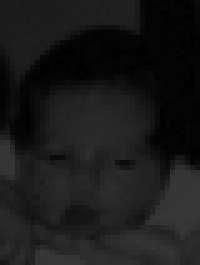
//> input picture default.png, 40 x 53 px (shown 5 times larger)
$ ./main   (built with g++ and OpenCV 4)
//> lines starting //> are read from the running program, lines starting //| are printed output that depends on the picture
#include <highgui.h>
#include "opencv2/imgproc/imgproc.hpp"

using namespace cv;

int main(int argc, char** argv){
	Mat img;
	if(argc == 2)
		img = imread(argv[1]);
	else
		img = imread("../default.png");
//> img is the input picture: 53 rows x 40 cols, CV_8UC3; min 0, max 55, mean 25.4
	cvtColor(img, img, COLOR_BGR2GRAY);
//> img: 53 rows x 40 cols, CV_8UC1
	Mat filter = (Mat_<double>(5, 5) << 0.014419, 0.028084, 0.035073, 0.028084, 0.014419, 0.028084, 0.054700, 0.068312, 0.054700, 0.028084, 0.035073, 0.068312, 0.085312, 0.068312, 0.035073, 0.028084, 0.054700, 0.068312, 0.054700, 0.028084, 0.014419, 0.028084, 0.035073, 0.028084, 0.014419);
	filter2D(img, img, CV_8UC1, filter);
	vector<Point2f> points;
	//antes era 35 32; 27 5; 2 35; 1 28; 8 50; 4 29; 30 44; 28 45; 33 31; 24 32; 3 14; 38 32; 9 29; 19 47; 16 48; 17 32; 30 28; 36 46; 18 43; 8 32; 14 48; 6 44; 10 43; 13 44; 14 31; 14 41; 20 45; 25 44; 29 25; 29 points
	goodFeaturesToTrack(img, points, 500, 0.01, 2, noArray(), 3, false);
//> points = 64 Points (x, y), first 12: [1, 28], [35, 33], [32, 33], [5, 27], [1, 33], [26, 4], [3, 14], [32, 43], [8, 51], [28, 44], [13, 44], [14, 32]
	printf("MinEigenvalue %zu points.\n", points.size());
//| MinEigenvalue 64 points.
	Mat imgMinEigenvalue;
	img.copyTo(imgMinEigenvalue);
	for(int i = 0; i < points.size(); i++){
		circle(imgMinEigenvalue, Point((int)points [i].x, (int)points [i].y), 1, Scalar(255), -1);
		printf("%2d %2d; ", (int)points[i].x + 1, (int)points[i].y + 1);
		if (i != 0 && (i + 1) % 5 ==  0)
			printf("\n          ");
	}
//> this loop made 64 passes
//|  2 29; 36 34; 33 34;  6 28;  2 34;
//|           27  5;  4 15; 33 44;
//> (output is shown up to pass 8 of 64)
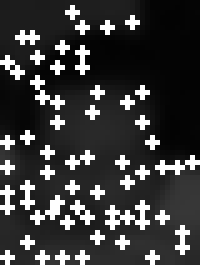
//> imgMinEigenvalue: 53 rows x 40 cols, CV_8UC1 (shown 5 times larger); min 2, max 255, mean 59.3
	printf("\n");
	imwrite("minimumEigenvalue.png", imgMinEigenvalue);
	vector<Point2f> points2;
	//35 32; 1 28; 27 5; 4 29; 24 32; 2 34; 33 32; 38 32; 8 50; 30 44; 28 45; 11 points
	goodFeaturesToTrack(img, points2, 500, 0.01, 2, noArray(), 3, true);
//> points2 = 25 Points (x, y), first 12: [1, 28], [35, 33], [32, 33], [26, 5], [5, 28], [2, 33], [3, 14], [28, 44], [32, 43], [8, 51], [30, 28], [13, 44]
	printf("Harris %zu points.\n", points2.size());
//| Harris 25 points.
	Mat imgHarris;
	img.copyTo(imgHarris);
	for(int i = 0; i < points2.size(); i++){
		circle(imgHarris,        Point((int)points2[i].x, (int)points2[i].y), 1, Scalar(255), -1);
		printf("%2d %2d; ", (int)points2[i].x + 1, (int)points2[i].y + 1);
		if (i != 0 && (i + 1) % 5 ==  0)
			printf("\n          ");
	}
//> this loop made 25 passes
//|  2 29; 36 34; 33 34; 27  6;  6 29;
//|            3 34;  4 15; 29 45;
//> (output is shown up to pass 8 of 25)
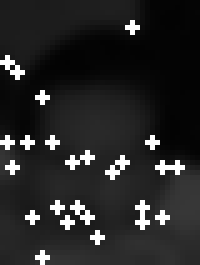
//> imgHarris: 53 rows x 40 cols, CV_8UC1 (shown 5 times larger); min 2, max 255, mean 38.7
	imwrite("harris.png", imgHarris);
}
